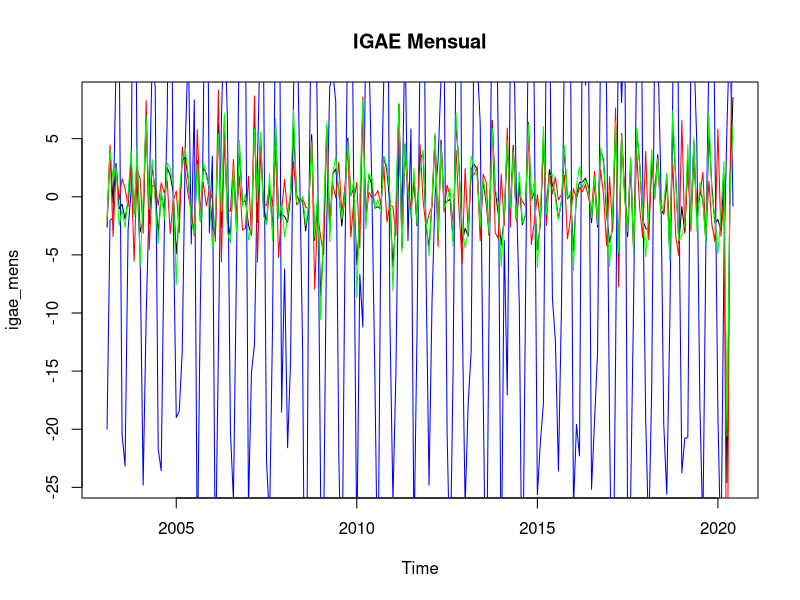
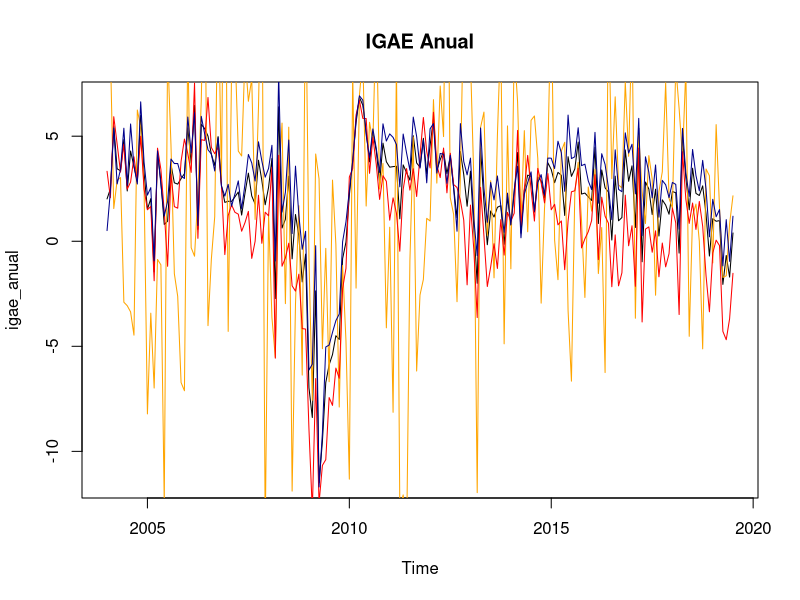
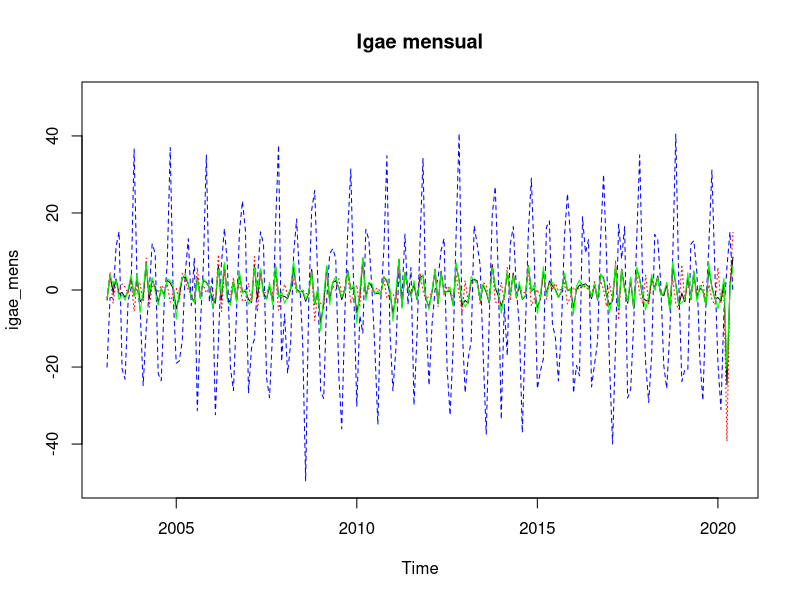
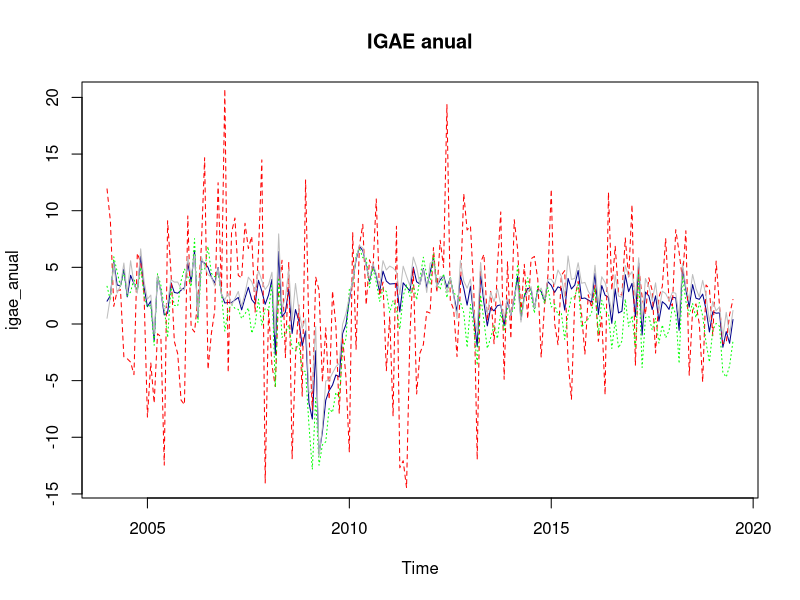
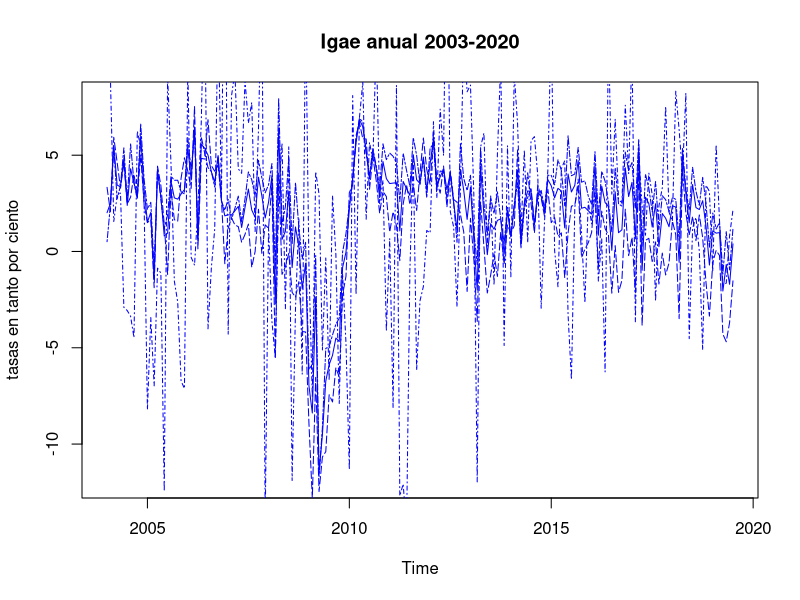
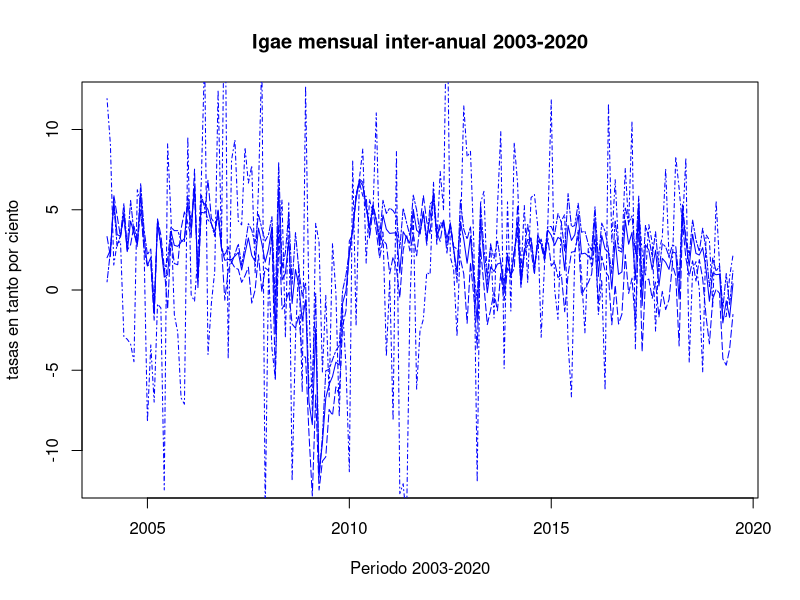
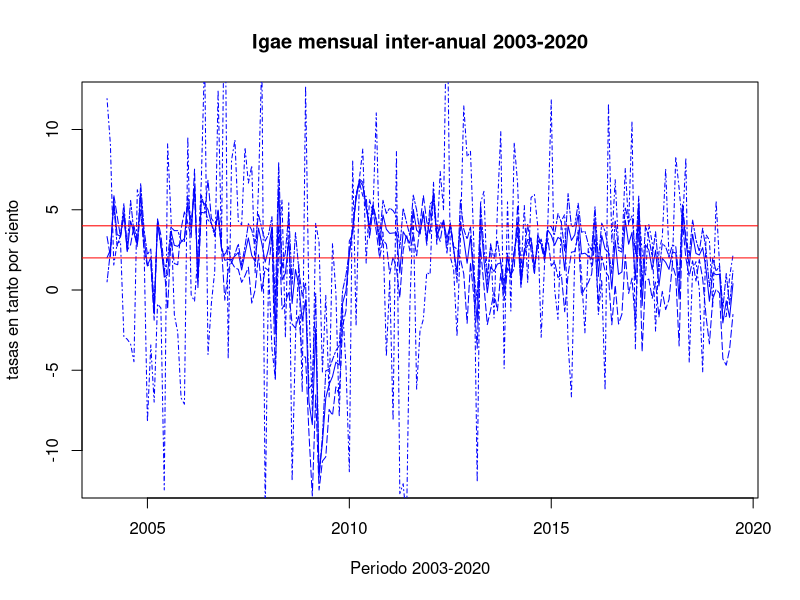

These charts were generated, in order, by the following R code:
# Curso de analisis de Informacion Economica
# Reyes Martinez Elias
# 29/10/2020
# Replica sesion 3

# Activar libreria
library(stats)
library(readxl)

# Elegir directorio de trabajo
setwd("~/analisis de informacion economica/replicas/replica 3")

# Lectura de base de datos
Bdatos <- read_xls("igae.xls", sheet = "Bdatos")

# vizualizar datos
View(Bdatos)

# memoria de base de datos
attach(Bdatos)

# Identificar series de tiempo
igae_total <- ts(igae_tot, frequency = 12, start = c(2003,1))
igae_primario <- ts(igae_prim, frequency = 12, start = c(2003,1))
igae_secundario <- ts(igae_secu, frequency = 12, start = c(2003,1))
igae_terciario <- ts(igae_terc, frequency = 12, start = c(2003,1))

# tasas de crecimiento
# igae total
igae_mens <- diff(igae_total,1)/lag(igae_total,1)*100
igae_anual <- diff(igae_total,12)/lag(igae_total,12)*100

# igae primario
igae_prim_mens <- diff(igae_primario,1)/lag(igae_primario,1)*100
igae_prim_anual <- diff(igae_primario,12)/lag(igae_primario,12)*100

# igae secundario
igae_secu_mens <- diff(igae_secundario,1)/lag(igae_secundario,1)*100
igae_secu_anual <- diff(igae_secundario,12)/lag(igae_secundario,12)*100

# igae terciario
igae_terc_mens <- diff(igae_terciario,1)/lag(igae_terciario,1)*100
igae_terc_anual <- diff(igae_terciario,12)/lag(igae_terciario,12)*100

# grafica de igae mensual
plot(igae_mens, type="line", main="IGAE Mensual", col="black")
lines(igae_prim_mens, col="blue")
lines(igae_secu_mens, col="red")
lines(igae_terc_mens, col="green")


# grafica de igae interanual
plot(igae_anual, type="line", main="IGAE Anual", col="black")
lines(igae_prim_anual, col="orange")
lines(igae_secu_anual, col="red")
lines(igae_terc_anual, col="darkblue")


# limites en las graficas
summary(igae_prim_mens)
summary(igae_prim_anual)

# grafica con cambios de limites igae mensual
#lty son opciones de linea de la grafica
plot(igae_mens, type="line", main="Igae mensual", col="black", ylim=c(-50,50))
lines(igae_prim_mens, col="blue", lty=2)
lines(igae_secu_mens, col="red", lty=3)
lines(igae_terc_mens, col="green", lty=1)

# grafica con cambios de limites igae mensual inter-anual
plot(igae_anual, type="line", main="IGAE anual", col="darkblue", ylim=c(-14,20))
lines(igae_prim_anual, col="red", lty=2)
lines(igae_secu_anual, col="green", lty=3)
lines(igae_terc_anual, col="gray", lty=1)


# le agregamos titulo al eje y
plot(igae_anual, type="line", main="Igae anual 2003-2020", 
     col="blue", ylim= c(-12,8), ylab="tasas en tanto por ciento")
lines(igae_prim_anual, col="blue", lty=4)
lines(igae_secu_anual, col="blue", lty=5)
lines(igae_terc_anual, col="blue", lty=6)

# Le agregamos titulo al eje X
plot(igae_anual, type="line", main="Igae mensual inter-anual 2003-2020", 
     col="blue", ylim= c(-12,12), ylab="tasas en tanto por ciento",
     xlab="Periodo 2003-2020")
lines(igae_prim_anual, col="blue", lty=4)
lines(igae_secu_anual, col="blue", lty=5)
lines(igae_terc_anual, col="blue", lty=6)


# le agregamos dos lineas horizontales con el comando abline
plot(igae_anual, type="line", main="Igae mensual inter-anual 2003-2020", 
     col="blue", ylim= c(-12,12), ylab="tasas en tanto por ciento",
     xlab="Periodo 2003-2020")
lines(igae_prim_anual, col="blue", lty=4)
lines(igae_secu_anual, col="blue", lty=5)
lines(igae_terc_anual, col="blue", lty=6)
abline(h=4, col="red")
abline(h=2, col="red")












